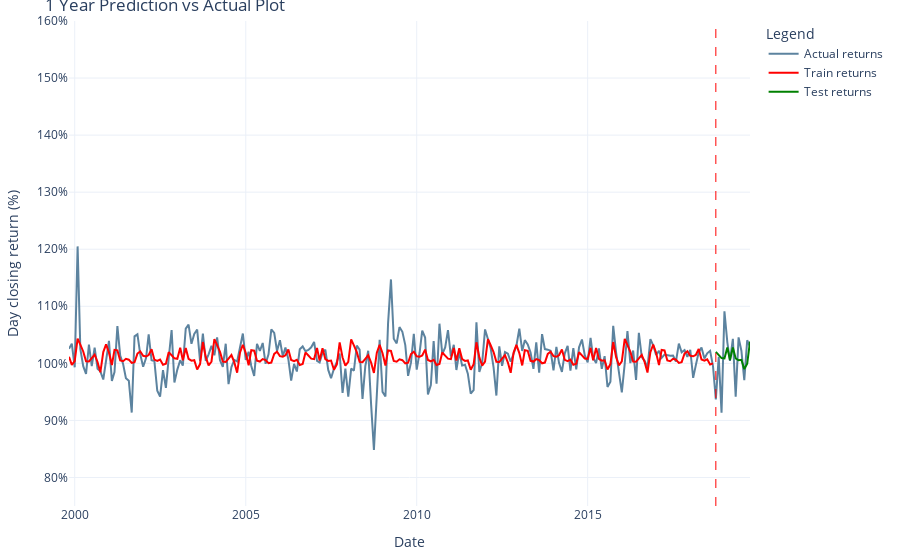

Notebook cell for this chart:
### Markdown cell above
### 12 months Actual vs Prediction

### Code cell
importlib.reload(prophet_utils)
importlib.reload(plots)

forecasts_12m = prophet_utils.train_predict(dataframe=df_train, months=12)
#
plots.plot_lines_actual_vs_predicted(df_pct=df_train, forecasts=forecasts_12m, months=12)

### Figure 1 — Plotly figure (JSON) as saved in the notebook; plotly's stock layout.template omitted (floating-point values rounded to 4 significant figures; data arrays with more than 128 entries replaced by an {"elided": "..."} marker saying what was removed)
{"data": [{"line": {"color": "#5c839f", "width": 2}, "mode": "lines", "name": "Actual returns", "x": {"elided": "240 str values"}, "y": {"elided": "240 float values"}, "type": "scatter"}, {"line": {"color": "red", "width": 2}, "mode": "lines", "name": "Train returns", "x": {"elided": "227 str values"}, "y": {"elided": "227 float values"}, "type": "scatter"}, {"line": {"color": "green", "width": 2}, "mode": "lines", "name": "Test returns", "x": ["2018-10-01", "2018-11-01", "2018-12-01", "2019-01-01", "2019-02-01", "2019-03-01", "2019-04-01", "2019-05-01", "2019-06-01", "2019-07-01", "2019-08-01", "2019-09-01", "2019-10-01"], "y": [1.02, 1.015, 1.009, 1.009, 1.028, 1.006, 1.028, 1.009, 1.005, 1.006, 0.9899, 0.9995, 1.038, 0.9944, 0.9491, 0.9893, 1.105, 0.997, 1.03, 1.01, 1.006, 1.005, 0.9818, 0.9994, 1.056], "type": "scatter"}], "layout": {"shapes": [{"line": {"color": "red", "dash": "dash", "width": 1}, "type": "line", "x0": "2018-10-01", "x1": "2018-10-01", "xref": "x", "y0": 0, "y1": 1, "yref": "y domain"}], "margin": {"l": 20, "r": 20, "t": 20, "b": 20}, "yaxis": {"title": {"text": "Day closing return (%)"}, "tickformat": ".0%", "range": [0.75, 1.6]}, "title": {"text": "1 Year Prediction vs Actual Plot"}, "xaxis": {"title": {"text": "Date"}}, "legend": {"title": {"text": "Legend"}}}}
